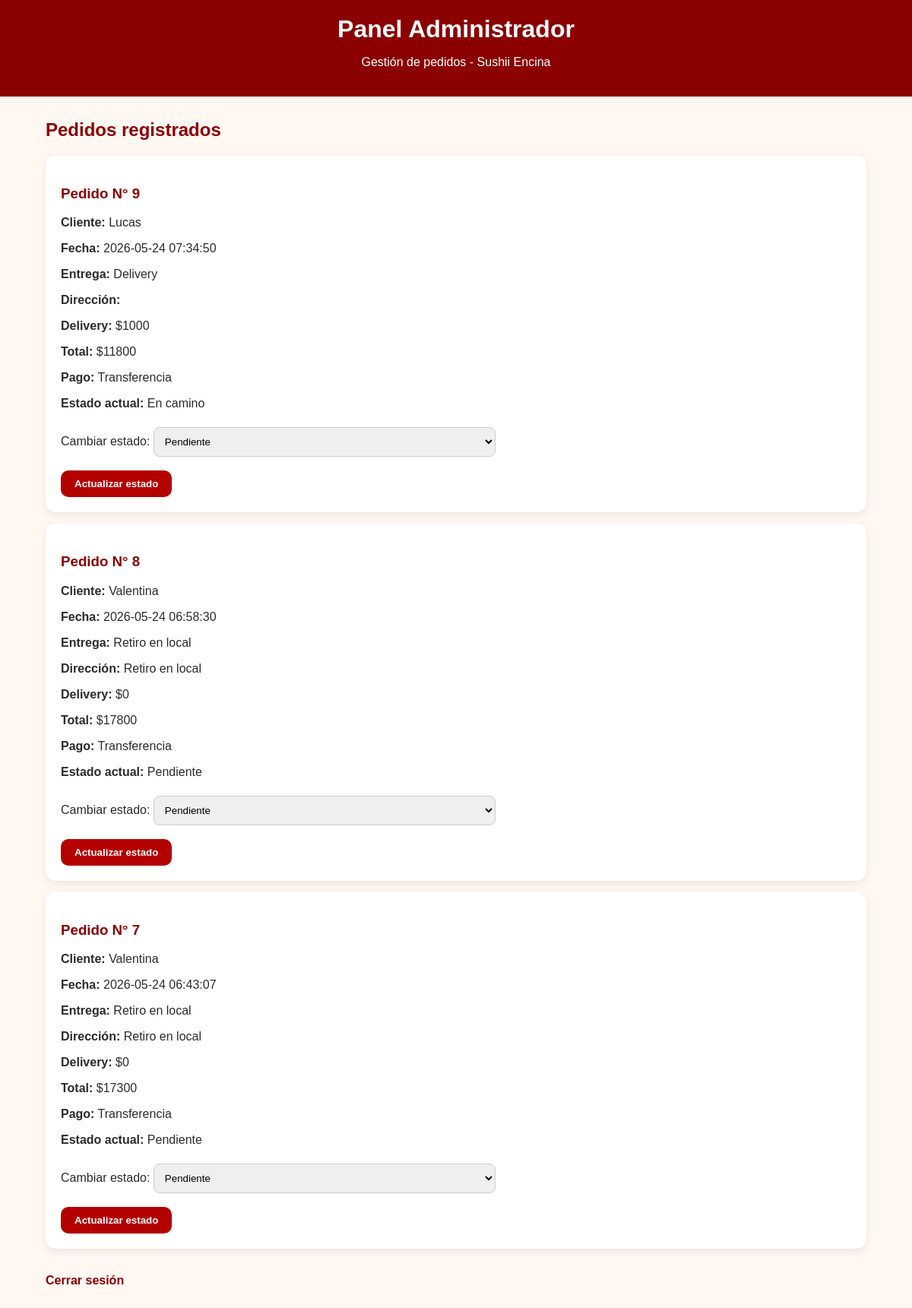
Page /admin.php (signed in) on the committed database.
### tables this page shows
CREATE TABLE `pedidos` (
  `id_pedido` int(11) NOT NULL,
  `id_usuario` int(11) NOT NULL,
  `id_estado` int(11) NOT NULL,
  `fecha_pedido` datetime DEFAULT current_timestamp(),
  `tipo_entrega` varchar(30) NOT NULL,
  `direccion_entrega` varchar(255) DEFAULT NULL,
  `costo_delivery` int(11) DEFAULT 0,
  `total` int(11) NOT NULL,
  `metodo_pago` varchar(50) NOT NULL
);

CREATE TABLE `usuarios` (
  `id_usuario` int(11) NOT NULL,
  `id_rol` int(11) NOT NULL,
  `nombre` varchar(100) NOT NULL,
  `telefono` varchar(20) NOT NULL,
  `correo` varchar(100) NOT NULL,
  `password` varchar(255) NOT NULL
);

CREATE TABLE `estados_pedido` (
  `id_estado` int(11) NOT NULL,
  `nombre_estado` varchar(50) NOT NULL
);

### admin.php (the view, shortened to what this page needs)
<?php
include("config/conexion.php");
$sql = "SELECT p.id_pedido, u.nombre, p.fecha_pedido, p.tipo_entrega,
        p.direccion_entrega, p.costo_delivery, p.total, p.metodo_pago,
        e.nombre_estado
        FROM pedidos p
        INNER JOIN usuarios u ON p.id_usuario = u.id_usuario
        INNER JOIN estados_pedido e ON p.id_estado = e.id_estado
        ORDER BY p.fecha_pedido DESC";
$resultado = $conexion->query($sql);
?>
<!DOCTYPE html>
<html lang="es">
<head>
    <link rel="stylesheet" href="css/style.css">
</head>
<body>
<div class="header">
    <h1>Panel Administrador</h1>
    <p>Gestión de pedidos - Sushii Encina</p>
</div>
<div class="container">
    <h2>Pedidos registrados</h2>
    <?php while ($pedido = $resultado->fetch_assoc()) { ?>
        <div class="card">
            <h3>Pedido N° <?php echo $pedido["id_pedido"]; ?></h3>
            <p><strong>Cliente:</strong> <?php echo $pedido["nombre"]; ?></p>
            <p><strong>Fecha:</strong> <?php echo $pedido["fecha_pedido"]; ?></p>
            <p><strong>Entrega:</strong> <?php echo $pedido["tipo_entrega"]; ?></p>
            <p><strong>Dirección:</strong> <?php echo $pedido["direccion_entrega"]; ?></p>
            <p><strong>Delivery:</strong> $<?php echo $pedido["costo_delivery"]; ?></p>
            <p><strong>Total:</strong> $<?php echo $pedido["total"]; ?></p>
            <p><strong>Pago:</strong> <?php echo $pedido["metodo_pago"]; ?></p>
            <p><strong>Estado actual:</strong> <?php echo $pedido["nombre_estado"]; ?></p>
            <form method="POST" action="actualizar_estado.php">
                <label>Cambiar estado:</label>
                <select name="id_estado">
                    <option value="1">Pendiente</option>
                </select>
                <br><br>
                <button type="submit">Actualizar estado</button>
            </form>
        </div>
    <?php } ?>
    <br>
    <a href="logout.php">Cerrar sesión</a>
</div>
</body>
</html>

### css/style.css (style rules this page uses)
* { box-sizing: border-box; font-family: Arial, sans-serif; }
body { margin: 0; background: #fff7f2; color: #2b2b2b; }
h1, h2, h3 { color: #8b0000; }
a { color: #8b0000; text-decoration: none; font-weight: bold; }
.container { width: 90%; max-width: 1100px; margin: 30px auto; }
.card { background: #ffffff; border-radius: 14px; padding: 20px; margin: 15px 0; box-shadow: 0 4px 12px rgba(0,0,0,0.08); }
.btn, button { background: #b30000; color: white; border: none; padding: 10px 18px; border-radius: 10px; cursor: pointer; font-weight: bold; }
input, select, textarea { width: 100%; max-width: 450px; padding: 10px; margin-top: 6px; border: 1px solid #ccc; border-radius: 8px; }
.header { background: #8b0000; color: white; padding: 20px; text-align: center; }
.header h1 { color: white; margin: 0; }

### rows in the picture
pedidos: id_pedido "9", id_usuario.nombre "Lucas", fecha_pedido "2026-05-24 07:34:50", tipo_entrega "Delivery", costo_delivery "1000", total "11800", metodo_pago "Transferencia", id_estado.nombre_estado "En camino"
pedidos: id_pedido "8", id_usuario.nombre "Valentina", fecha_pedido "2026-05-24 06:58:30", tipo_entrega "Retiro en local", direccion_entrega "Retiro en local", costo_delivery "0", total "17800", metodo_pago "Transferencia", id_estado.nombre_estado "Pendiente"
pedidos: id_pedido "7", id_usuario.nombre "Valentina", fecha_pedido "2026-05-24 06:43:07", tipo_entrega "Retiro en local", direccion_entrega "Retiro en local", costo_delivery "0", total "17300", metodo_pago "Transferencia", id_estado.nombre_estado "Pendiente"
